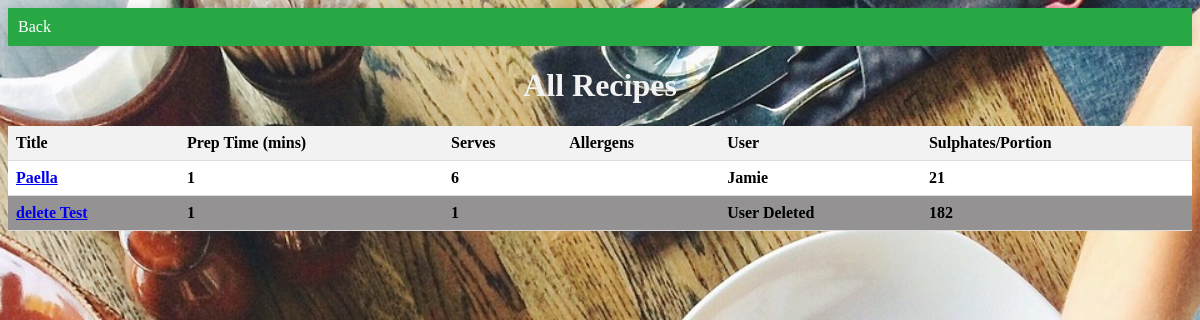
/recipes/ (signed in), run on an earlier commit of the app's database.
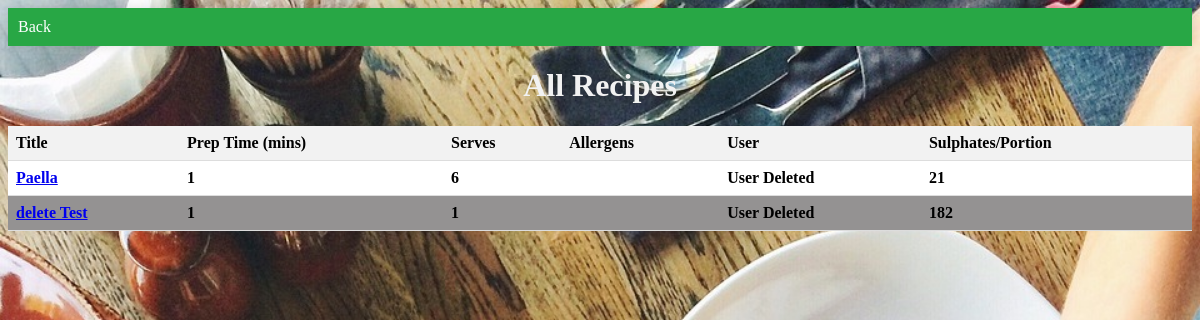
And on a later commit of the database.
### recipes/models.py (models this page shows, shortened)
class Recipe(models.Model):
    recipe_id = models.AutoField(primary_key=True)
    user = models.ForeignKey(User,on_delete=models.SET_NULL, null=True)
    recipe_title = models.CharField(max_length=200)
    recipe_ingredients = models.TextField()
    preparation = models.TextField()
    prep_time = models.PositiveIntegerField(default=0)
    serves_num = models.PositiveIntegerField(default=1)
    sulphates_per_portion = models.PositiveIntegerField(default=0)
    allergens = models.CharField(max_length=50, null=True, default = None, blank=True)

### recipes/views.py (the view)
# urls.py: path("", views.view_all_recipes, name="view_all_recipes"),
@login_required
def view_all_recipes(request):
    recipes = Recipe.objects.all()
    return render(request, "recipes/all_recipes.html", {"recipes": recipes})

### recipes/templates/recipes/all_recipes.html (shortened to what this page needs)
<!DOCTYPE html>
<html lang="en">
<head>
    {% load static %}
    <link rel="stylesheet" href="{% static '/css/general.css' %}">
</head>
<body>
    <nav style="background-color: #28a745;">
        <div>
            <div>
                <a href="{% url 'foodle:home' %}" style="color: #ffffff;">Back</a>
            </div>
        </div>
    </nav>
    <h1 style="text-align: center; color:#f2f2f2">All Recipes</h1>
    <table style="width: 100%;">
        <thead>
            <tr>
                <th>Title</th>
                <th>Prep Time (mins)</th>
                <th>Serves</th>
                <th>Allergens</th>
                <th>User</th>
                <th>Sulphates/Portion</th>
            </tr>
        </thead>
        <tbody>
            {% for recipe in recipes %}
            <tr>
                <td><a href="{% url 'recipes:view_recipe' recipe_id=recipe.pk %}">{{ recipe.recipe_title }}</a></td>
                <td>{{ recipe.prep_time }}</td>
                <td>{{ recipe.serves_num }}</td>
                <td>
                </td>
                <td>
                    {% if recipe.user == None %}
                    User Deleted
                    {% else %}
                    {{ recipe.user.username }}
                    {% endif %}
                </td>
                <td>{{ recipe.sulphates_per_portion }}</td>
            </tr>
            {% endfor %}
        </tbody>
    </table>
</body>
</html>

What changed in the data, as far as the page shows it:
changed Recipe "Paella": user.username "Jamie" → (not shown); now shows "User Deleted"
